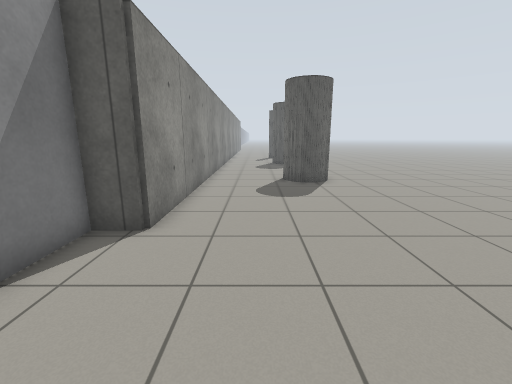
View 1 (above)

12 first-person views from a walk through a Gazebo world. The camera is 1.1 m above the floor, tilts 12° down and sees 90° across. Floor lines are 1 m apart. The floor is counted in squares, 0.5 m on a side. Each view is taken from the middle of a square. On the plan, view 1 faces up. The plan holds only what a view shows up to about 16 squares ahead; the rest is blank. The place goes on beyond the plan.

View 2
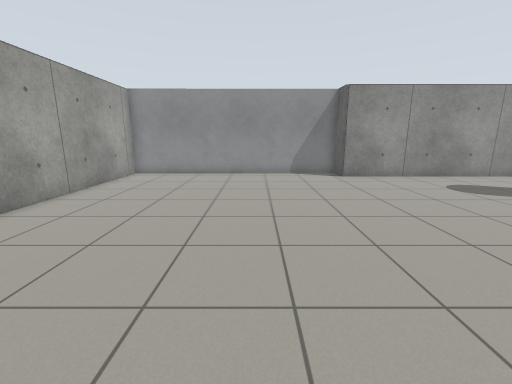

View 3
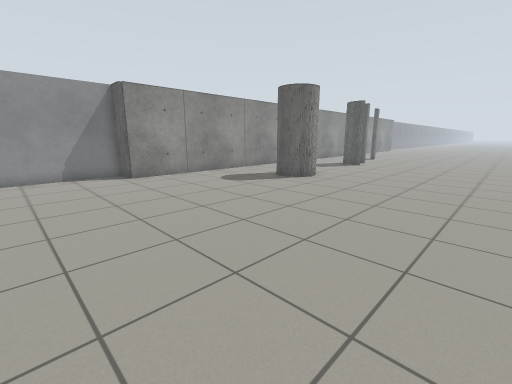

View 4
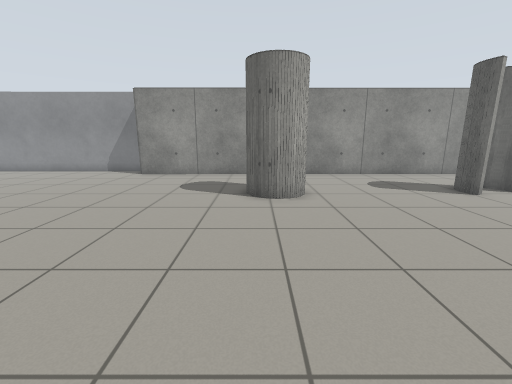

View 5
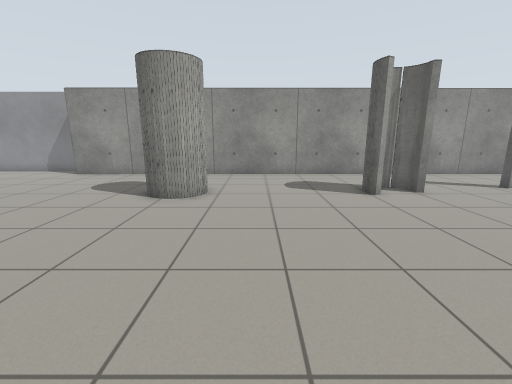

View 6
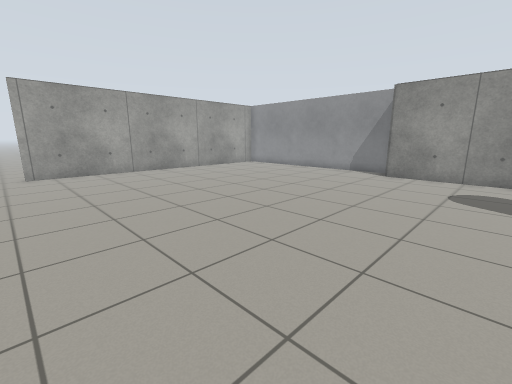

View 7
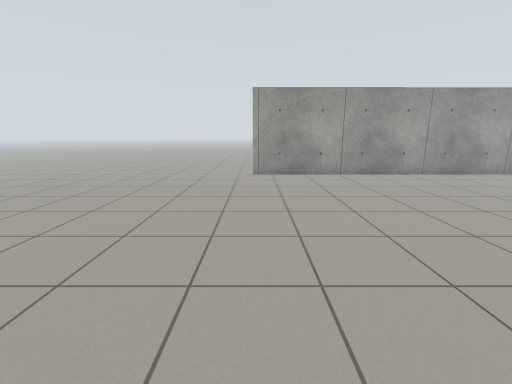

View 8
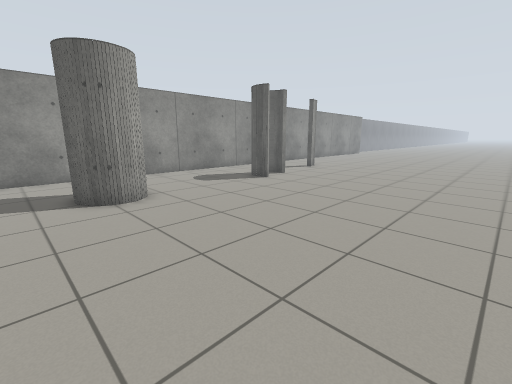

View 9
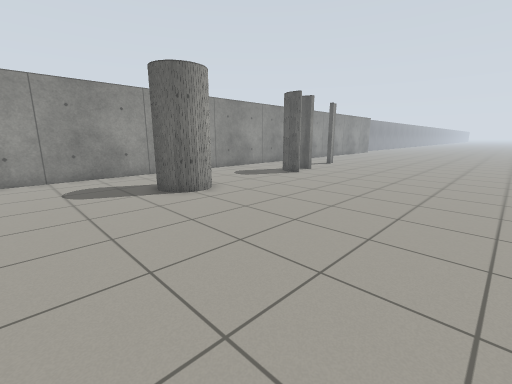

View 10
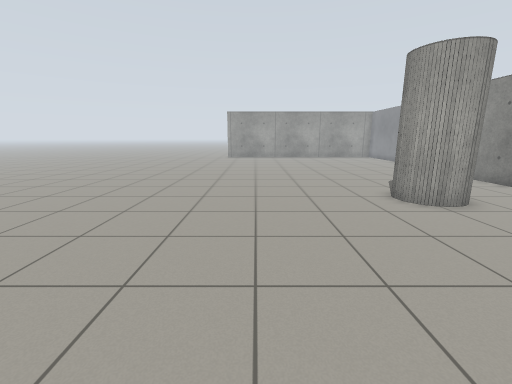

View 11
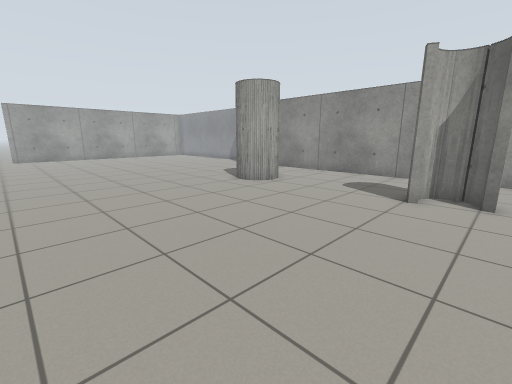

View 12
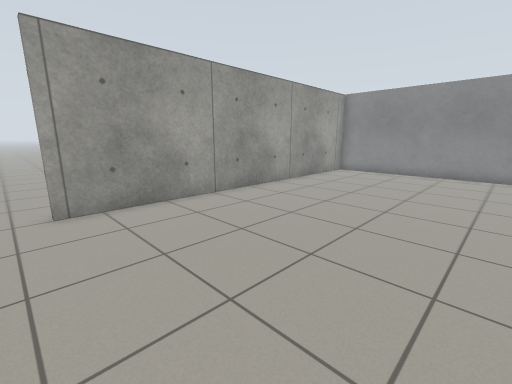

### Floor plan
Key: @ floor where view 1 was taken; # wall or solid block; . floor.
Columns run from 4 left of view 1 to 14 right of it. Each row starts with its distance up from view 1.
 24  #....##..........
 23  #....#...........
 22  #....##..........
 21  #................
 20  #................
 19  #.................
 18  #.................
 17  #.................
 16  #.................
 15  #....##...........
 14  #....###..........
 13  #....###..........
 12  #.................
 11  #.................
 10  #.................
  9  #.................
  8  #.................
  7  #.................
  6 ##.................
  5 #..................
  4 #..................
  3 #..................
  2 #..................
  1 #..................
  0 #...@..............
 -1 #..................
 -2 #..................
 -3 #..................
 -4 #..................
 -5 #..................
 -6 #..................
 -7 #################..
 -8                 ..
 -9                 ..
-10                 ..
-11                 ..
-12                 ..
-13                 ..

Where each view was taken, in squares from view 1:
view 1: 0 up, 0 right, facing up
view 2: 1 up, 12 right, facing left
view 3: 1 up, 12 right, facing up-left
view 4: 13 up, 13 right, facing left
view 5: 17 up, 13 right, facing left
view 6: 11 up, 13 right, facing down-left
view 7: 9 up, 12 right, facing down
view 8: 11 up, 13 right, facing up-left
view 9: 8 up, 13 right, facing up-left
view 10: 23 up, 9 right, facing down
view 11: 24 up, 13 right, facing down-left
view 12: 2 up, 13 right, facing down-left
